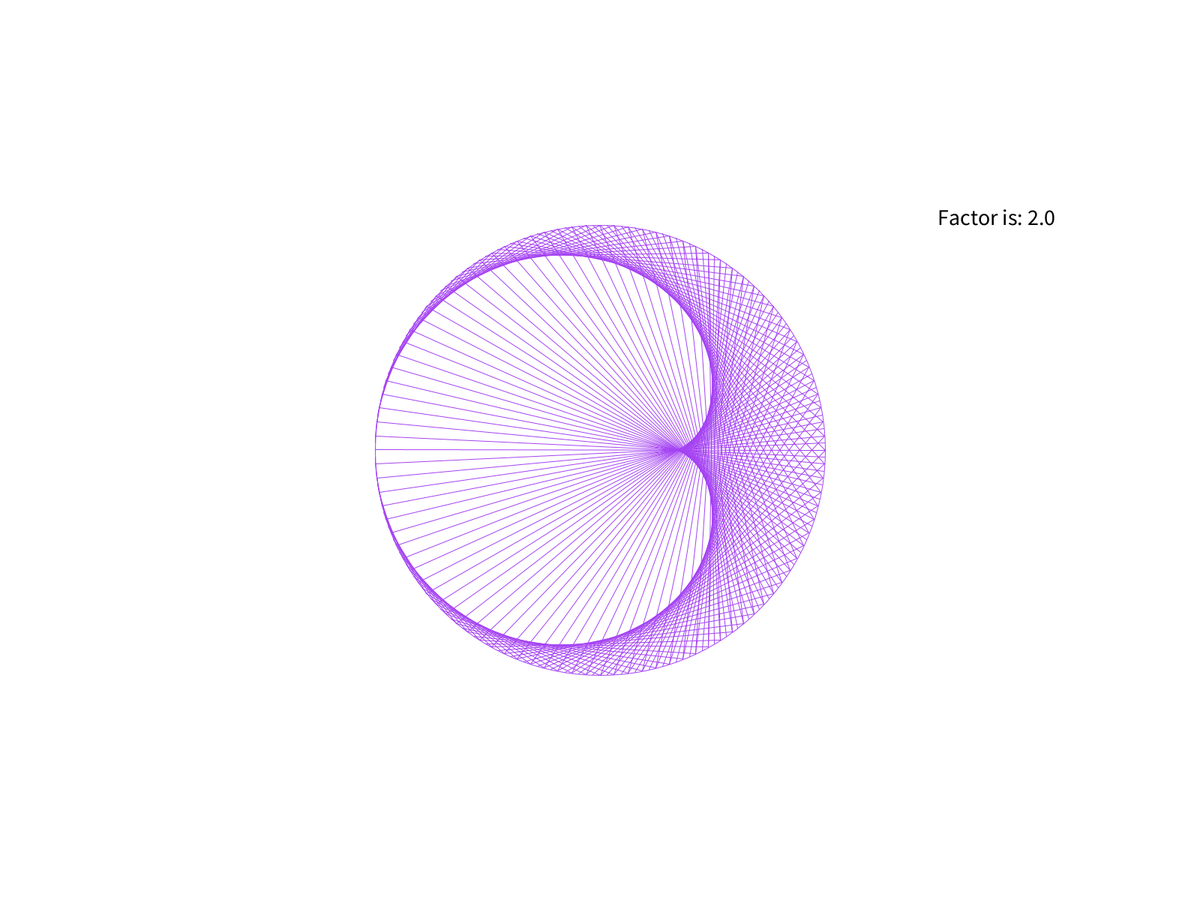
Frame 1 (no input)
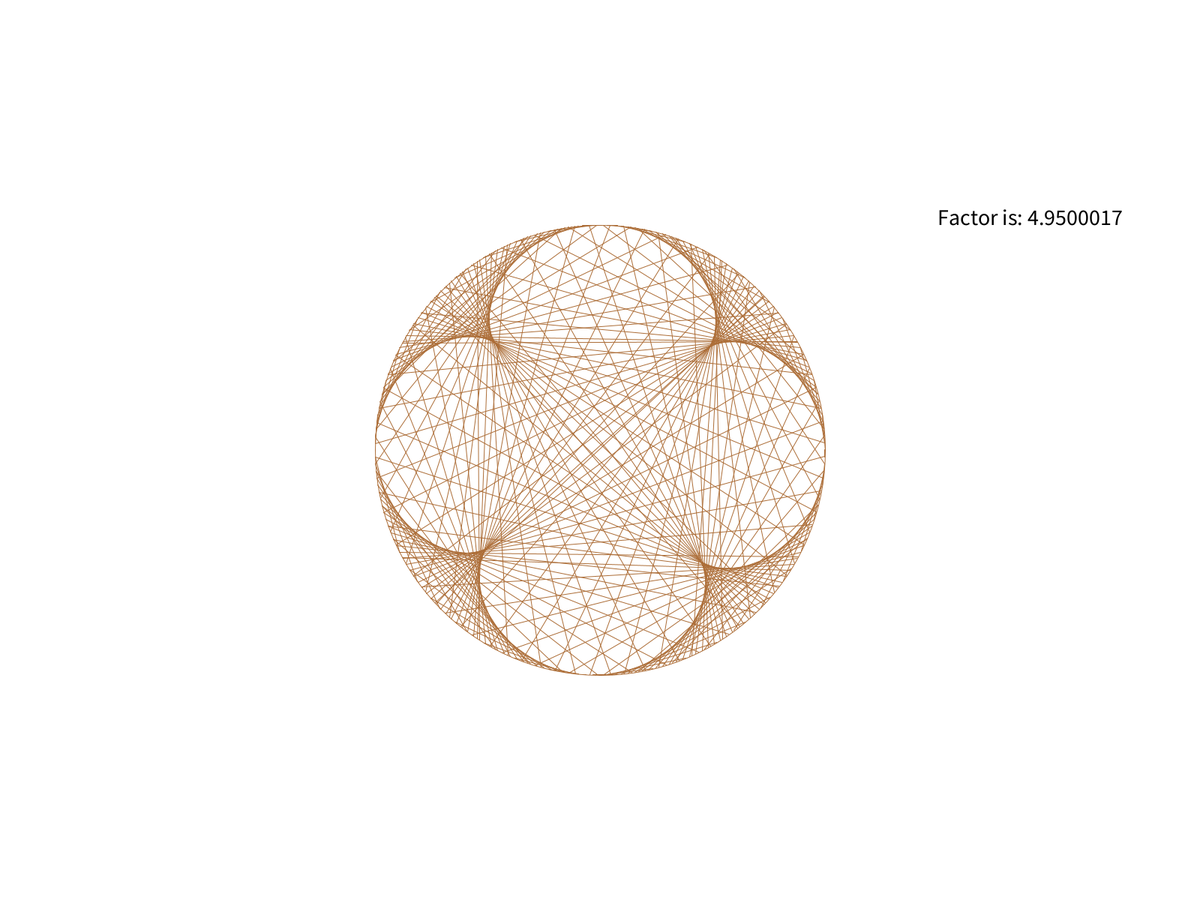
Frame 60 (the mouse pressed at the canvas centre just before this capture)
Frame 120 (the mouse held since frame 60 and released just before this capture): identical to frame 60, image omitted

The Processing sketch that drew these frames (run headless with seeded random() and noise(); from frame 60 on, the mouse is pressed at the canvas centre):

// Processing sketch: TimeTables
// ── TimeTables.pde
float radius = 300;
float mod = 200;
float factor = 2;
Vector initialPos = new Vector(-radius, 0);
float rotateAngle = 360 / mod;
float r, g, b;
float rs, gs, bs;
boolean playIsOn = true;

void setup()
{
  fullScreen();
  background(255);
  fill(255);
  stroke(0);
  strokeWeight(1);
  ellipse(width/2, height/2, 2*radius, 2*radius);
  r = random(255);
  g = random(255);
  b = random(255);
  rs = random(10);
  gs = random(10);
  bs = random(10);
  
  //drawOnce();
}
void draw()
{
  if (playIsOn)
   presentation(); 
}
void mousePressed() { playIsOn = !playIsOn; }
void presentation()
{
  background(255);
  fill(0);
  textSize(30);
  text("Factor is: " + factor, width - 350, 300);  
  stroke(r, g, b);
  fill(255);
  ellipse(width/2, height/2, 2*radius, 2*radius);
  drawOnce();
  factor+=0.05;
  if (r + rs < 0 || r + rs > 240) rs = -rs;
  if (g + gs < 0 || g + gs > 240) gs = -gs;
  if (b + bs < 0 || b + bs > 240) bs = -bs;
  r+=rs;
  g+=gs;
  b+=bs;
}
void drawOnce()
{
  Vector pos;
  Vector prevPos; 
  for (int i = 0; i < mod; i++)
  {
    prevPos = initialPos.rotate(i * rotateAngle);
    pos = initialPos.rotate(i * factor * rotateAngle);
    line(width/2 + prevPos.x, height/2 + prevPos.y, width/2 + pos.x, height/2 + pos.y);  
  }
}
class Vector
{
  public
    float x,y;
  
  Vector(float x, float y)
  {
    this.x = x;
    this.y = y;
  }
  public String toString() { return "(" + this.x + ", " + this.y + ")";}
  public float len() { return sqrt(sq(this.x) + sq(this.y)); }
  public Vector copy(Vector v) { return new Vector(v.x, v.y); }
  public Vector mult(float factor) { return new Vector(this.x * factor, this.y * factor); }
  public Vector add(Vector v) { return new Vector(this.x + v.x, this.y + v.y); }
  public Vector sub(Vector v) { return new Vector(this.x - v.x, this.y - v.y); }
  public Vector normal1() { return new Vector(this.y, -this.x); }
  public Vector normal2() { return new Vector(-this.y, this.x); }
  public Vector rotate(float angle) { return  new Vector(
                                                        this.x * cos(radians(angle)) - this.y * sin(radians(angle)), 
                                                        this.x * sin(radians(angle)) + this.y * cos(radians(angle))
                                                        ); 
                                    }
  
}
